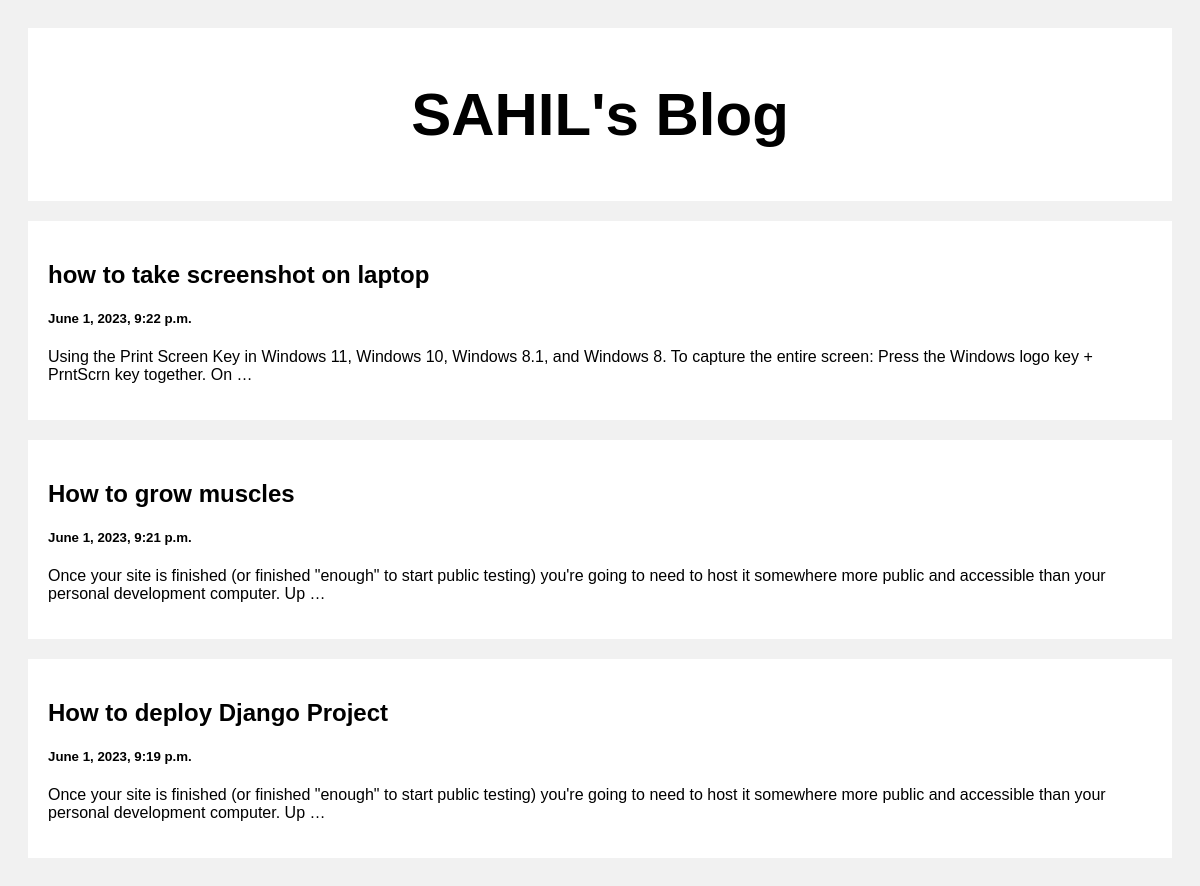
The page / on the database its author committed.
### post/models.py (models this page shows)
class Post(models.Model):
    title = models.CharField(max_length=100)
    body = models.CharField(max_length=10000)
    created_at = models.DateTimeField(default=datetime.now, blank=True)

### post/views.py (the view)
def index(request):
    posts = Post.objects.all()
    return render(request, 'index.html', {'posts': posts})

### templates/index.html (shortened to what this page needs)
<!DOCTYPE html>
<html>
  <head>
  </head>
  <body>
    <div class="header">
      <h2>SAHIL's Blog</h2>
    </div>
    <div class="row">
      <div class="leftcolumn">
        {% for post in posts reversed %}
        <div class="card">
          <a
            style="text-decoration: none; color: black"
            href="/post/{{post.id}}"
          >
            <h2>{{post.title}}</h2>
            <h5>{{post.created_at}}</h5>
            <p>{{post.body|truncatewords:30}}</p>
          </a>
        </div>
        {% endfor %}
      </div>
    </div>
  </body>
</html>

### templates/index.html (style rules this page uses)
* { box-sizing: border-box; }
body { font-family: Arial; padding: 20px; background: #f1f1f1; }
.header { padding: 2px; font-size: 40px; text-align: center; background: white; }
.leftcolumn { float: left; width: 100%; }
.card { background-color: white; padding: 20px; margin-top: 20px; }
.row:after { content: ""; display: table; clear: both; }

### rows shown on the page
Post: title "how to take screenshot on laptop", created_at "June 1, 2023, 9:22 p.m.", body "Using the Print Screen Key in Windows 11, Windows 10, Windows 8.1, and Windows 8. To capture the entire screen: Press the Windows logo key + PrntScrn key together. On …"
Post: title "How to grow muscles", created_at "June 1, 2023, 9:21 p.m.", body "Once your site is finished (or finished \"enough\" to start public testing) you're going to need to host it somewhere more public and accessible than your personal development computer. Up …"
Post: title "How to deploy Django Project", created_at "June 1, 2023, 9:19 p.m.", body "Once your site is finished (or finished \"enough\" to start public testing) you're going to need to host it somewhere more public and accessible than your personal development computer. Up …"
